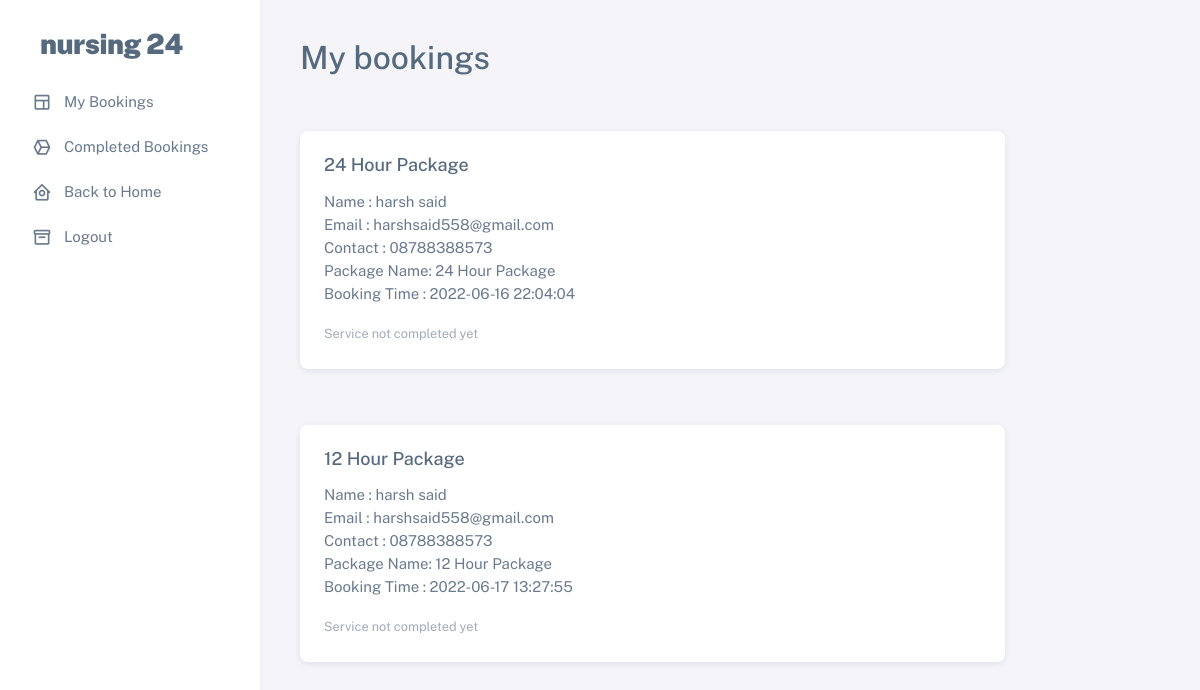
Screenshot of /user/userdash/dashboard.php (signed in) with the database file from the repository.
### tables this page shows
CREATE TABLE `bookings` (
  `bid` int(255) NOT NULL,
  `uid` int(255) NOT NULL,
  `pid` int(255) NOT NULL,
  `package_name` varchar(255) NOT NULL,
  `booking_time` datetime NOT NULL DEFAULT current_timestamp(),
  `status` varchar(255) NOT NULL DEFAULT 'notcompleted',
  `contact` varchar(255) NOT NULL,
  `name` varchar(255) NOT NULL,
  `address` varchar(255) NOT NULL,
  `nid` varchar(255) NOT NULL DEFAULT 'notallocated',
  `city` varchar(244) NOT NULL
);

### user/userdash/dashboard.php (the view, shortened to what this page needs)
<?php
  include "../../dbcon.php";
?>
<!DOCTYPE html>
<html lang="en" class="light-style layout-menu-fixed " dir="ltr" data-theme="theme-default" data-assets-path="../assets/" data-template="vertical-menu-template-free">
<head>
    <link rel="stylesheet" href="../assets/vendor/fonts/boxicons.css" />
    <link rel="stylesheet" href="../assets/vendor/css/core.css" class="template-customizer-core-css" />
    <link rel="stylesheet" href="../assets/vendor/css/theme-default.css" class="template-customizer-theme-css" />
    <link rel="stylesheet" href="../assets/css/demo.css" />
    <link rel="stylesheet" href="../assets/vendor/libs/perfect-scrollbar/perfect-scrollbar.css" />
    <link rel="stylesheet" href="../assets/vendor/libs/apex-charts/apex-charts.css" />
</head>
<body>
<div class="layout-wrapper layout-content-navbar">
  <div class="layout-container">
  <?php include "navbar.php";?>
          <div class="layout-page">
        <h2 style="width:75%; margin-top: 5vh; margin-left:5vh;">My bookings</h2>
              <?php
              $uid = $_SESSION['uid'];
                  $sql = "SELECT * FROM `bookings` WHERE `uid` = '$uid' AND `status` = 'notcompleted'";
                  $result = mysqli_query($con, $sql);
                  if($result) {
                    $num = mysqli_num_rows($result);
                    if($num > 0) {
                      while($row = mysqli_fetch_assoc($result)) {
                        $package_name = $row['package_name'];
                        $booking_time = $row['booking_time'];
                        $name = $row['name'];
                        $email = $_SESSION['uemail'];
                        $contact = $row['contact'];
                        echo '<div class="" style="width:75%; margin-top: 5vh; margin-left:5vh;">
                        <div class="card mb-3">
                      <div class="row g-0">
                        <div class="col-md-8">
                          <div class="card-body">
                            <h5 class="card-title">'.$package_name.'</h5>
                            <p class="card-text">
                              <div>
                                <span>Name : '.$name.'</span>
                              </div>
                              <div>
                                <span>Email : '.$email.'</span>
                              </div>
                              <div>
                              <span>Contact : '.$contact.'</span>
                              </div>
                              <div>
                              <span>Package Name: '.$package_name.'</span>
                              </div>
                              <div>
                                <span>Booking Time : '.$booking_time.'</span>
                              </div>
                            </p>
                            <p class="card-text"><small class="text-muted">Service not completed yet</small></p>
                          </div>
                        </div>
                      </div>
                    </div>
                    </div>';
                      }
                    } else {
                      echo '<h6 style="width:75%; margin-top: 1vh; margin-left:5vh;">No records to show </h6>';
                    }
                  }
              ?>
          </div>
        </div>
      </div>
</body>
</html>

### rows the page displays
bookings: package_name "24 Hour Package", name "harsh said", email "harshsaid558@gmail.com", contact "08788388573", booking_time "2022-06-16 22:04:04"
bookings: package_name "12 Hour Package", name "harsh said", email "harshsaid558@gmail.com", contact "08788388573", booking_time "2022-06-17 13:27:55"
